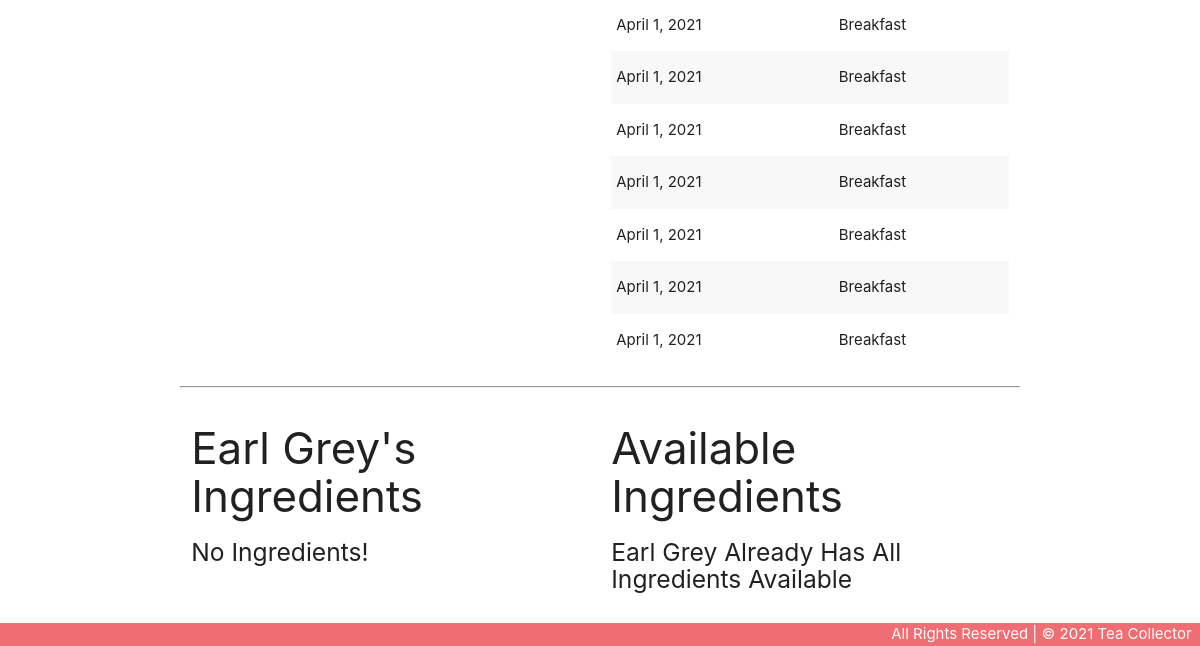
The app's page /teas/1/ (signed in, lower part), older data.
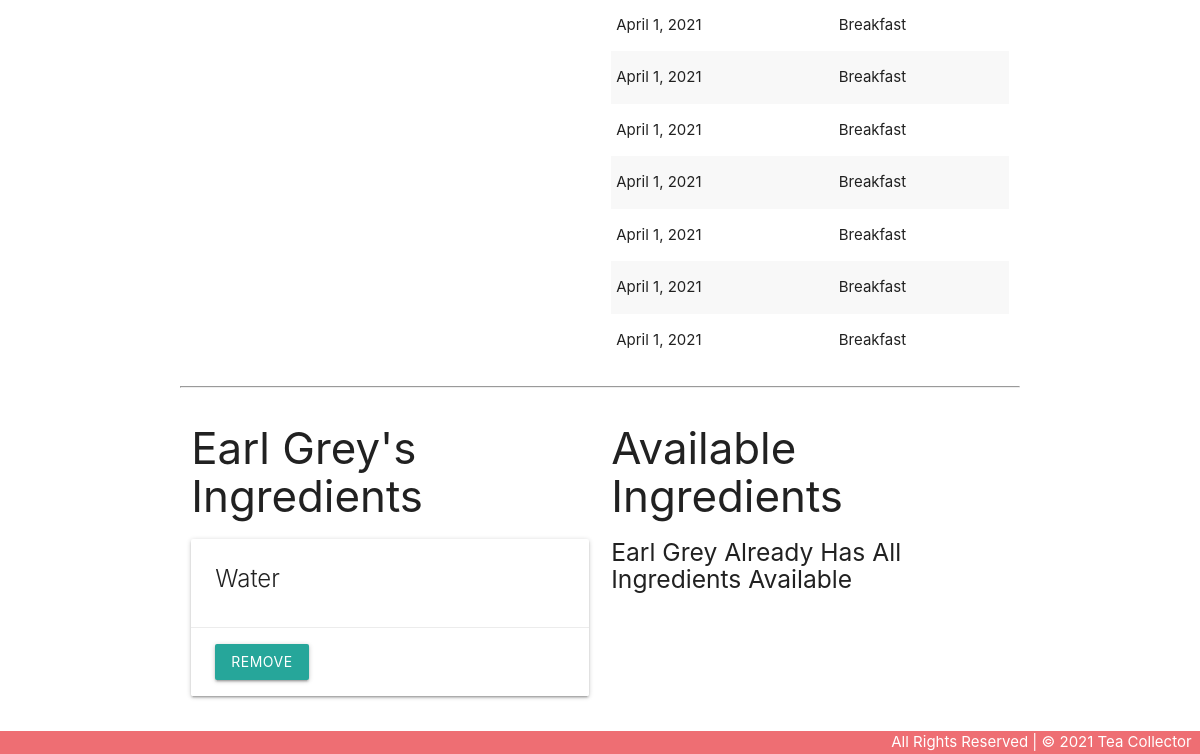
The same page, newer data.
### main_app/models.py (models this page shows, shortened)
class Drink(models.Model):
    date = models.DateField('drink date')
    drink = models.CharField(
        max_length=1,
        choices=DRINKS,
        default=DRINKS[0][0]
    )
    tea = models.ForeignKey(Tea, on_delete=models.CASCADE)
    class Meta:
        ordering = ['-date']

class Ingredients(models.Model):
    name = models.CharField(max_length=30)
    quantity = models.FloatField()

### main_app/views.py (the view)
# urls.py: path('teas/<int:pk>/', views.tea, name="detail"),
@login_required
def tea(request, pk):
    tea = Tea.objects.get(id=pk)
    missing_ingredients = Ingredients.objects.exclude(id__in=tea.ingredients.all().values_list("id"))
    drink_form = DrinkForm()
    return render(request, "teas/detail.html", {
        "title": tea.name,
        "tea": tea,
        "drink_form": drink_form,
        "ingredients": missing_ingredients
    })

### main_app/models.py (called while the page is built)
    def drinks(self):
        return self.drink_set.filter(date=date.today()).count()

### main_app/templates/teas/detail.html (shortened to what this page needs)
{% extends 'base.html' %}
{% block content %}
<div class="row">
  <div class="col s6">
    <br>
    <table class="striped">
      <tbody>
        {% for drink in tea.drink_set.all %}
          <tr>
            <td>{{drink.date}}</td>
            <td>{{drink.get_drink_display}}</td>
          </tr>
        {% endfor %}
      </tbody>
    </table>
  </div>
</div>
<hr>
<div class="row">
  <div class="col s6">
    <h3>{{ tea.name }}'s Ingredients</h3>
    {% if tea.ingredients.count %}
      {% for ingredient in tea.ingredients.all %}
        <div class="card">
          <div class="card-content">
            <span class="card-title">{{ ingredient.name }}
            </span>
          </div>
          <div class="card-action">
            <form action="{% url 'unassoc_ingredient' tea.id ingredient.id %}" method="post">
              <button type="submit" class="btn">Remove</button>
            </form>
          </div>
        </div>
      {% endfor %}
    {% else %}
      <h5>No Ingredients!</h5>
    {% endif %}
  </div>
  <div class="col s6">
    <h3>Available Ingredients</h3>
    {% if ingredients.count %}
      {% for ingredient in ingredients.all %}
        <div class="card">
          <div class="card-content">
            <span class="card-title">
              {{ ingredient.name }}
            </span>
          </div>
          <div class="card-action">
            <form action="{% url 'assoc_ingredient' tea.id ingredient.id %}" method="post">
                {% csrf_token %}
              <button type="submit" class="btn">Add</button>
            </form>
          </div>
        </div>
      {% endfor %}
    {% else %}
      <h5>{{tea.name}} Already Has All Ingredients Available</h5>
    {% endif %}
  </div>
</div>
{% endblock %}

Row changes from the older to the newer data that the page shows:
added Ingredients: name "Water"
Text that changed along with them:
text no longer shown: "No Ingredients!"
